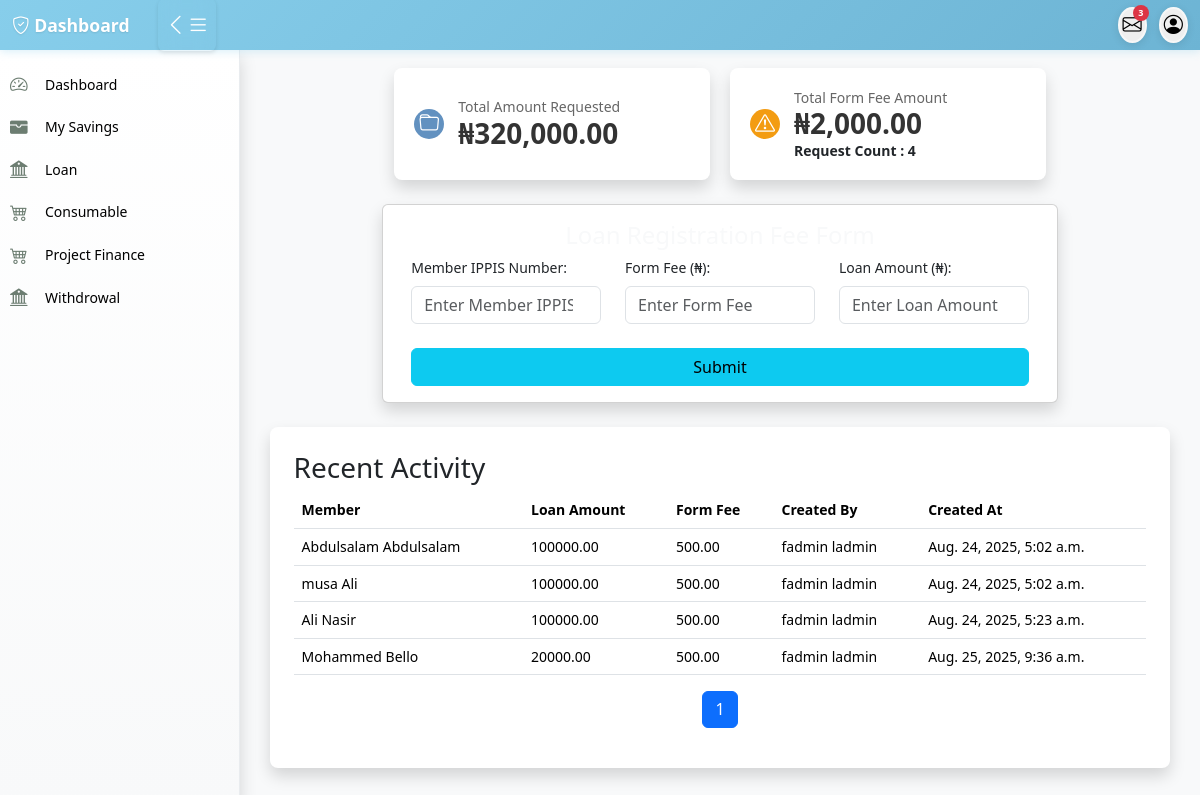
/loan_fee, run on an earlier commit of the app's database.
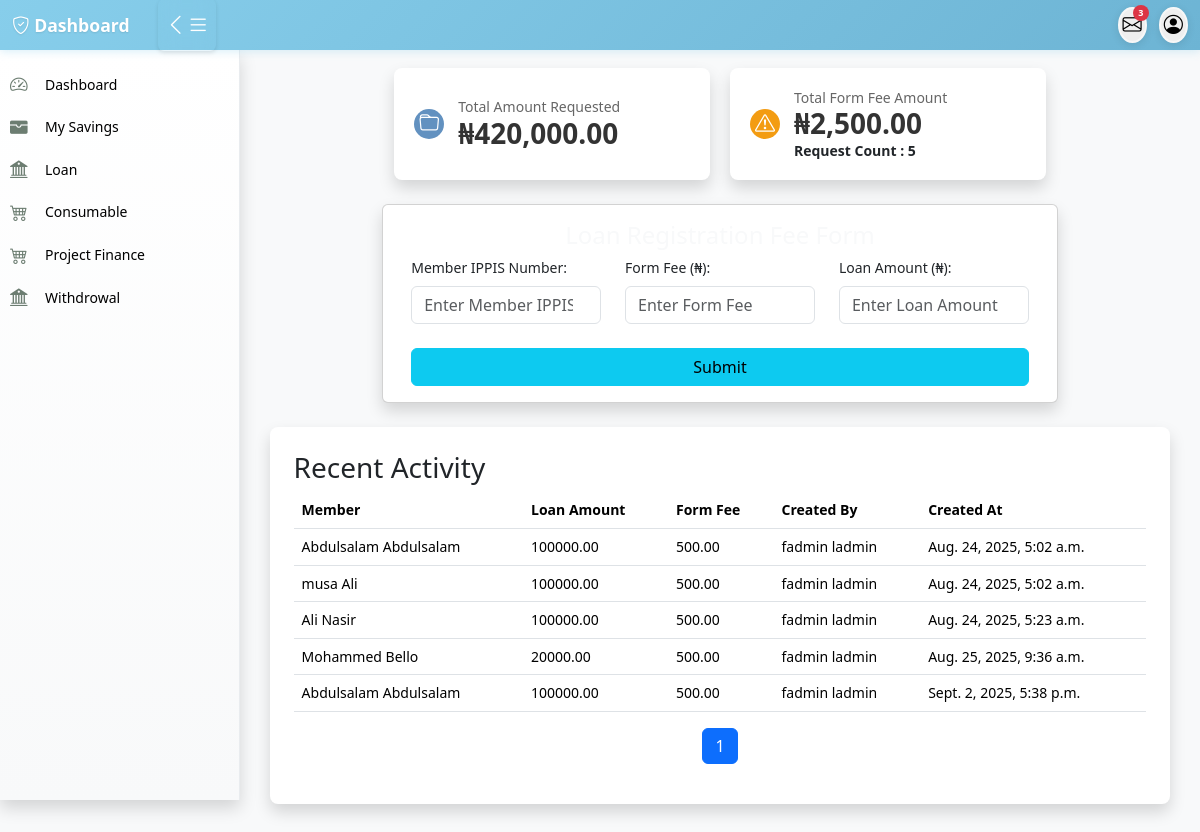
And on a later commit of the database.
### loan/models.py (models this page shows, shortened)
class LoanRequestFee(models.Model):
    member = models.ForeignKey(Member, on_delete=models.CASCADE)
    form_fee = models.DecimalField(max_digits=10, decimal_places=2)
    loan_amount = models.DecimalField(max_digits=10, decimal_places=2)
    created_by = models.ForeignKey(settings.AUTH_USER_MODEL,on_delete=models.CASCADE, blank=True,null=True)
    created_at = models.DateTimeField(auto_now_add=True)

### accounts/models.py (models this page shows, shortened)
class Member(models.Model):
    member = models.OneToOneField(User, on_delete=models.CASCADE, null=True, blank=True,related_name='member')
    ippis = models.IntegerField(unique=True)  # Required and unique
    total_savings = models.DecimalField(max_digits=12, decimal_places=2, blank=True, null=True)

class User(AbstractUser):
    first_name = models.CharField(max_length=100)
    last_name = models.CharField(max_length=100)
    other_name = models.CharField(max_length=100,blank=True,null=True)
    date_of_birth = models.DateField(blank=True,null=True)
    username = models.CharField(max_length=100, unique=True)
    savings = models.IntegerField(blank=True,null=True)
    account_type = models.CharField(max_length=100,blank=True,null=True)
    department = models.CharField(max_length=100)
    unit = models.CharField(max_length=100,blank=True,null=True)
    gender = models.ForeignKey(Gender, on_delete=models.CASCADE, blank=True, null=True)
    group = models.ForeignKey(UserGroup, on_delete=models.CASCADE, blank=True, null=True)
    marital_status = models.ForeignKey(MaritalStatus,on_delete=models.SET_NULL, null=True, blank=True)
    religion = models.ForeignKey(Religion, on_delete=models.SET_NULL, null=True, blank=True,)
    passport = models.ImageField(upload_to='passport', blank=True, null=True)
    phone1 = models.CharField(max_length=15,null=True, blank=True)
    phone2 = models.CharField(max_length=15, null=True, blank=True)
    email = models.EmailField(blank=True, null=True)
    member_number = models.CharField(max_length=100)

### loan/views.py (the view, shortened to what this page needs)
# urls.py: path('loan_fee',views.loan_fee,name="loan_fee"),
def loan_fee(request):
    loan = LoanRequestFee.objects.aggregate(total=Sum('loan_amount'))['total'] or 0
    fee = LoanRequestFee.objects.aggregate(total=Sum('form_fee'))['total'] or 0
    loan_req_form = LoanRequestFee.objects.count()
    members = LoanRequestFee.objects.select_related('member')
    page_number = request.GET.get('page')
    paginator = Paginator(members, 100)
    page_obj = paginator.get_page(page_number)
    context = {
        "fee": fee,
        "loan": loan,
        "loan_req_form": loan_req_form,
        "members": members,
        "page_obj": page_obj,
    }
    return render(request, "loan/loan_fee.html", context)

### templates/loan/loan_fee.html (shortened to what this page needs)
{% extends 'base/base.html' %}
{% load humanize %}
{% block content %}
  <div class="container col-md-9">
    <div class="stats-grid">
      <div class="stat-card shadow">
        <div class="stat-icon bg-primary">
          <i class="bi bi-folder"></i>
        </div>
        <div class="stat-content">
          <p>Total Amount Requested</p>
          <h3>₦{{ loan|floatformat:2|intcomma }}</h3>
        </div>
      </div>
      <div class="stat-card shadow">
        <div class="stat-icon bg-warning">
          <i class="bi bi-exclamation-triangle"></i>
        </div>
        <div class="stat-content">
          <p>Total Form Fee Amount</p>
          <h3>₦{{ fee|floatformat:2|intcomma }}</h3>
          <b>Request Count : {{ loan_req_form }}</b>
        </div>
      </div>
    </div>
    <div class="row mt-4 mb-4">
      <div class="card col-md-12 shadow">
        <div class="card-body">
          <h4 class="text-center text-light">Loan Registration Fee Form</h4>
          <form method="post">
            <div class="row">
              <div class="col-md-4">
                <label for="member_ippis" class="form-label">Member IPPIS Number:</label>
                <input type="number" class="form-control" id="member_ippis" name="ippis" placeholder="Enter Member IPPIS" required />
              </div>
              <div class="col-md-4">
                <label for="form_fee" class="form-label">Form Fee (₦):</label>
                <input type="number" step="0.01" class="form-control" id="form_fee" name="form_fee" placeholder="Enter Form Fee" required />
              </div>
              <div class="col-md-4">
                <label for="loan_amount" class="form-label">Loan Amount (₦):</label>
                <input type="number" step="0.01" class="form-control" id="loan_amount" name="loan_amount" placeholder="Enter Loan Amount" required />
              </div>
            </div>
            <div class="d-grid">
              <button class="btn btn-info mt-4" type="submit">Submit</button>
            </div>
          </form>
        </div>
      </div>
    </div>
  </div>
   <div class="content-card shadow">
        <h3>Recent Activity</h3>
        <div class="table-responsive">
            <table class="table table-hover">
                <thead>
                    <tr>
                        <th>Member</th>
                        <th>Loan Amount</th>
                        <th>Form Fee</th>
                        <th>Created By</th>
                        <th>Created At</th>
                    </tr>
                </thead>
                <tbody>
                    {% for m in members %}
                        <tr>
                            <td>{{ m.member.member.first_name }} {{ m.member.member.last_name }}</td>
                            <td> {{m.loan_amount}}</td>
                            <td> {{m.form_fee}}</td>
                            <td> {{m.created_by.first_name}} {{m.created_by.last_name}}</td>
                            <td> {{m.created_at}}</td>
                        </tr>
                    {% endfor %}
                </tbody>
            </table>
        </div>
              <nav aria-label="Page navigation" class="d-flex justify-content-center">
    <ul class="pagination">
        {% for num in page_obj.paginator.page_range %}
            {% if page_obj.number == num %}
                <li class="page-item active" aria-current="page">
                    <a class="page-link" href="#">{{ num }}</a>
                </li>
            {% else %}
                <li class="page-item">
                    <a class="page-link" href="?page={{ num }}">{{ num }}</a>
                </li>
            {% endif %}
        {% endfor %}
    </ul>
</nav>
    </div>
{% endblock %}

What changed in the data, as far as the page shows it:
added LoanRequestFee: member.member.first_name "Abdulsalam", member.member.last_name "Abdulsalam", loan_amount "100000.00", form_fee "500.00", created_by.first_name "fadmin", created_by.last_name "ladmin", created_at "Sept. 2, 2025, 5:38 p.m."
Also different on the page:
{{ loan|floatformat:2|intcomma }}: "320,000.00" → "420,000.00"
{{ fee|floatformat:2|intcomma }}: "2,000.00" → "2,500.00"
{{ loan_req_form }}: "4" → "5"
